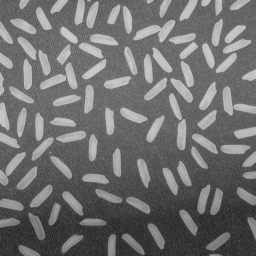
#> input picture img/rice.bmp, 256 x 256 px, found by its file name
$ jupyter execute 'ch09_2 (8_3).ipynb'
#> lines starting #> are read from the running program, lines starting #| are printed output that depends on the picture; after the words box and inside, x2 and y2 are one past the last pixel; in counts of white or black regions, pixels touching at a corner belong together
[cell 1]
from google.colab import drive
import cv2
from google.colab.patches import cv2_imshow
import numpy as np
import matplotlib.pyplot as plt

[cell 2]
drive.mount('/content/gdrive')

[cell 3]
img = cv2.imread('/content/gdrive/My Drive/opencv colab/img/rice.bmp')
#> img is the input picture: shape (256, 256, 3); min 40, max 204, mean 111.2
RGB_img = cv2.cvtColor(img, cv2.COLOR_BGR2RGB) # BGR 이미지를 RGB 이미지로 변환

gImg= cv2.cvtColor(RGB_img, cv2.COLOR_RGB2GRAY)
print(gImg.shape)
#| (256, 256)
plt.imshow(gImg,cmap='gray')

[cell 4]
kernel = np.ones((3,1), np.uint8)
erodeImg = cv2.erode(gImg, kernel, iterations=1)
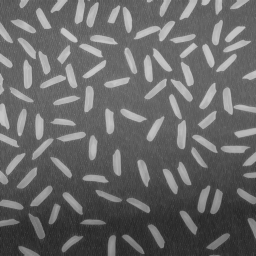
#> erodeImg: shape (256, 256); min 40, max 204, mean 103.8
cv2_imshow(erodeImg)

[cell 5]
gBin = np.zeros((gImg.shape[0], gImg.shape[1]), dtype=np.ubyte)

[cell 6]
threshold =140

for h in range(gImg.shape[0]):
  for w in range(gImg.shape[1]):
    if gImg[h,w] > threshold:
      gBin[h,w] = 255
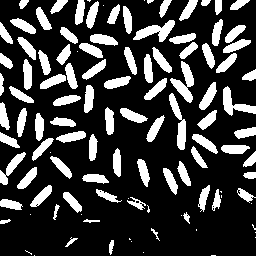
#> gBin: shape (256, 256); 23.6% white; 112 white regions (24 under 20 px), largest, box (x1, y1, x2, y2) and area: (170, 61, 194, 103) 434, (133, 20, 175, 42) 413, (169, 93, 186, 150) 401

cv2_imshow(gBin)

[cell 7]
kernel = np.ones((3,3), np.uint8)
erodeImg = cv2.erode(gBin, kernel, iterations=1)
cv2_imshow(erodeImg)
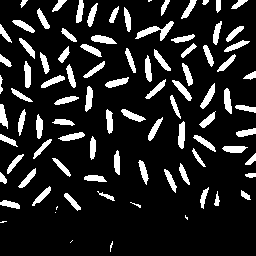
#> shown: shape (256, 256); 14% white; 92 white regions (7 under 20 px), largest, box (x1, y1, x2, y2) and area: (135, 21, 174, 41) 261, (178, 121, 185, 149) 155, (200, 83, 215, 109) 152

[cell 8]
kernel = np.ones((3, 3), np.uint8)
dilateImg = cv2.dilate(erodeImg, kernel, iterations=2)
cv2_imshow(dilateImg)
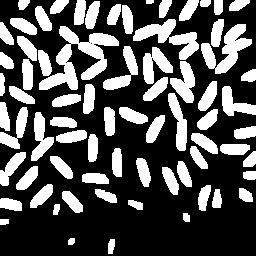
#> shown: shape (256, 256); 32.5% white; 72 white regions, largest, box (x1, y1, x2, y2) and area: (39, 26, 119, 90) 1889, (201, 24, 252, 74) 1084, (133, 19, 199, 60) 1039

[cell 9]
num_labes, lavels = cv2.connectedComponents(dilateImg, 8)
#> num_labes = 73
print('number of labels:', num_labes)
#| number of labels: 73

[cell 10]
kernel = np.ones((3,3), np.uint8)
openImg = cv2.morphologyEx(gBin, cv2.MORPH_OPEN, kernel)
cv2_imshow(openImg)
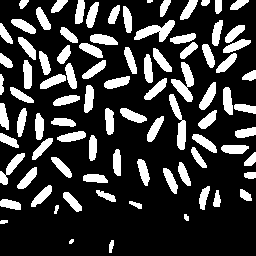
#> shown: shape (256, 256); 22.8% white; 88 white regions (2 under 20 px), largest, box (x1, y1, x2, y2) and area: (171, 62, 194, 102) 426, (134, 20, 175, 42) 409, (169, 94, 186, 150) 397
